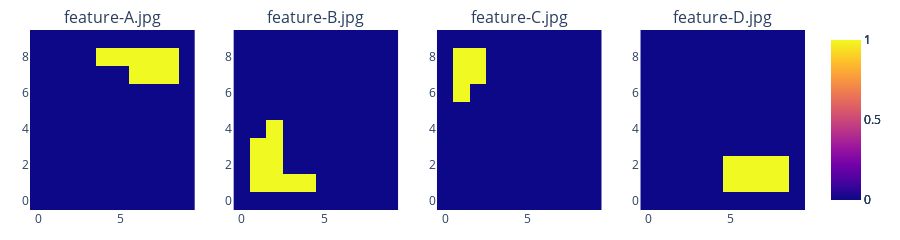

This figure's notebook cell:
### Code cell
world.ShowEnvironments()

### Figure 1 — Plotly figure (JSON) as saved in the notebook; plotly's stock layout.template omitted (floating-point values rounded to 4 significant figures)
{"data": [{"type": "heatmap", "xaxis": "x", "yaxis": "y", "z": [[0, 0, 0, 0, 0, 0, 0, 0, 0, 0], [0, 0, 0, 0, 0, 0, 0, 0, 0, 0], [0, 0, 0, 0, 0, 0, 0, 0, 0, 0], [0, 0, 0, 0, 0, 0, 0, 0, 0, 0], [0, 0, 0, 0, 0, 0, 0, 0, 0, 0], [0, 0, 0, 0, 0, 0, 0, 0, 0, 0], [0, 0, 0, 0, 0, 0, 0, 0, 0, 0], [0, 0, 0, 0, 0, 0, 1, 1, 1, 0], [0, 0, 0, 0, 1, 1, 1, 1, 1, 0], [0, 0, 0, 0, 0, 0, 0, 0, 0, 0]]}, {"type": "heatmap", "xaxis": "x2", "yaxis": "y2", "z": [[0, 0, 0, 0, 0, 0, 0, 0, 0, 0], [0, 1, 1, 1, 1, 0, 0, 0, 0, 0], [0, 1, 1, 0, 0, 0, 0, 0, 0, 0], [0, 1, 1, 0, 0, 0, 0, 0, 0, 0], [0, 0, 1, 0, 0, 0, 0, 0, 0, 0], [0, 0, 0, 0, 0, 0, 0, 0, 0, 0], [0, 0, 0, 0, 0, 0, 0, 0, 0, 0], [0, 0, 0, 0, 0, 0, 0, 0, 0, 0], [0, 0, 0, 0, 0, 0, 0, 0, 0, 0], [0, 0, 0, 0, 0, 0, 0, 0, 0, 0]]}, {"type": "heatmap", "xaxis": "x3", "yaxis": "y3", "z": [[0, 0, 0, 0, 0, 0, 0, 0, 0, 0], [0, 0, 0, 0, 0, 0, 0, 0, 0, 0], [0, 0, 0, 0, 0, 0, 0, 0, 0, 0], [0, 0, 0, 0, 0, 0, 0, 0, 0, 0], [0, 0, 0, 0, 0, 0, 0, 0, 0, 0], [0, 0, 0, 0, 0, 0, 0, 0, 0, 0], [0, 1, 0, 0, 0, 0, 0, 0, 0, 0], [0, 1, 1, 0, 0, 0, 0, 0, 0, 0], [0, 1, 1, 0, 0, 0, 0, 0, 0, 0], [0, 0, 0, 0, 0, 0, 0, 0, 0, 0]]}, {"type": "heatmap", "xaxis": "x4", "yaxis": "y4", "z": [[0, 0, 0, 0, 0, 0, 0, 0, 0, 0], [0, 0, 0, 0, 0, 1, 1, 1, 1, 0], [0, 0, 0, 0, 0, 1, 1, 1, 1, 0], [0, 0, 0, 0, 0, 0, 0, 0, 0, 0], [0, 0, 0, 0, 0, 0, 0, 0, 0, 0], [0, 0, 0, 0, 0, 0, 0, 0, 0, 0], [0, 0, 0, 0, 0, 0, 0, 0, 0, 0], [0, 0, 0, 0, 0, 0, 0, 0, 0, 0], [0, 0, 0, 0, 0, 0, 0, 0, 0, 0], [0, 0, 0, 0, 0, 0, 0, 0, 0, 0]]}], "layout": {"annotations": [{"font": {"size": 16}, "showarrow": false, "text": "feature-A.jpg", "x": 0.1062, "xanchor": "center", "xref": "paper", "y": 1, "yanchor": "bottom", "yref": "paper"}, {"font": {"size": 16}, "showarrow": false, "text": "feature-B.jpg", "x": 0.3688, "xanchor": "center", "xref": "paper", "y": 1, "yanchor": "bottom", "yref": "paper"}, {"font": {"size": 16}, "showarrow": false, "text": "feature-C.jpg", "x": 0.6313, "xanchor": "center", "xref": "paper", "y": 1, "yanchor": "bottom", "yref": "paper"}, {"font": {"size": 16}, "showarrow": false, "text": "feature-D.jpg", "x": 0.8938, "xanchor": "center", "xref": "paper", "y": 1, "yanchor": "bottom", "yref": "paper"}], "autosize": false, "height": 240, "margin": {"b": 30, "l": 30, "r": 30, "t": 30}, "title": {"text": ""}, "width": 900, "xaxis": {"anchor": "y", "domain": [0, 0.2125]}, "xaxis2": {"anchor": "y2", "domain": [0.2625, 0.475]}, "xaxis3": {"anchor": "y3", "domain": [0.525, 0.7375]}, "xaxis4": {"anchor": "y4", "domain": [0.7875, 1]}, "yaxis": {"anchor": "x", "domain": [0, 1]}, "yaxis2": {"anchor": "x2", "domain": [0, 1]}, "yaxis3": {"anchor": "x3", "domain": [0, 1]}, "yaxis4": {"anchor": "x4", "domain": [0, 1]}}}
